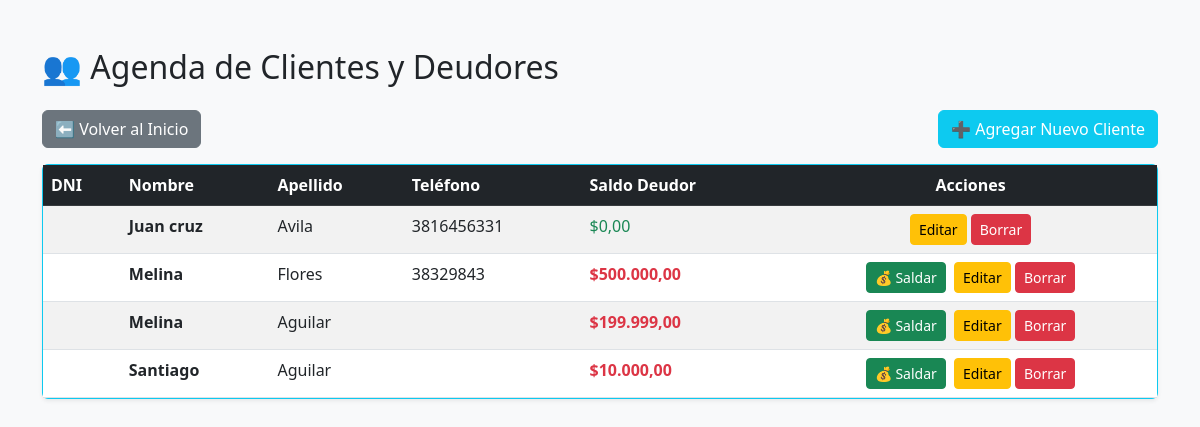
The app's page /controlador/clienteController.php (signed in) with its own data.
### tables this page shows
CREATE TABLE `clientes` (
  `id_clientes` int NOT NULL AUTO_INCREMENT,
  `dni` varchar(20) DEFAULT NULL,
  `nombre` varchar(45) DEFAULT NULL,
  `apellido` varchar(45) DEFAULT NULL,
  `telefono` varchar(45) DEFAULT NULL,
  `saldo_deudora` decimal(10,2) DEFAULT NULL,
  PRIMARY KEY (`id_clientes`)
);

### controlador/clienteController.php (called while the page is built, shortened)
<?php
require_once '../config/conexion.php';
require_once '../modelo/clienteModelo.php';
$lista_clientes = obtenerClientes($conexion);
require_once '../vista/clientes.php';
?>

### modelo/clienteModelo.php (called while the page is built, shortened)
<?php
function obtenerClientes($conexion) {
    try {
        $sql = "SELECT * FROM clientes";
        $stmt = $conexion->prepare($sql);
        $stmt->execute();
        return $stmt->fetchAll();
    } catch (PDOException $e) {
        die("Error al consultar clientes: " . $e->getMessage());
    }
}
?>

### vista/clientes.php (the view, shortened to what this page needs)
<!DOCTYPE html>
<html lang="es">
<head>
    <link href="https://cdn.jsdelivr.net/npm/bootstrap@5.3.0/dist/css/bootstrap.min.css" rel="stylesheet">
</head>
<body class="bg-light">
    <div class="container mt-5">
        <h2 class="mb-4">👥 Agenda de Clientes y Deudores</h2>
        <div class="mb-3">
            <a href="../vista/dashboard.php" class="btn btn-secondary">⬅ Volver al Inicio</a>
            <button type="button" class="btn btn-info text-white float-end" data-bs-toggle="modal" data-bs-target="#modalNuevoCliente">
                ➕ Agregar Nuevo Cliente
            </button>
        </div>
        <div class="card shadow-sm border-info">
            <div class="card-body p-0">
                <table class="table table-striped table-hover mb-0">
                    <thead class="table-dark">
                        <tr>
                            <th>DNI</th>
                            <th>Nombre</th>
                            <th>Apellido</th>
                            <th>Teléfono</th>
                            <th>Saldo Deudor</th>
                            <th class="text-center">Acciones</th>
                        </tr>
                    </thead>
                    <tbody>
                        <?php if (count($lista_clientes) > 0): ?>
                            <?php foreach ($lista_clientes as $cli): ?>
                                <tr>
                                    <td> <?php echo htmlspecialchars($cli['dni'] ?? ''); ?> </td>
<td> <b><?php echo htmlspecialchars($cli['nombre'] ?? ''); ?></b> </td>
<td> <?php echo htmlspecialchars($cli['apellido'] ?? ''); ?> </td>
<td> <?php echo htmlspecialchars($cli['telefono'] ?? ''); ?> </td>
<td class="<?php echo ($cli['saldo_deudora'] > 0) ? 'text-danger fw-bold' : 'text-success'; ?>">
    $<?php echo number_format($cli['saldo_deudora'], 2, ',', '.'); ?>
</td>
<td class="text-center">
    <?php if ($cli['saldo_deudora'] > 0): ?>
        <a href="../controlador/saldarDeudaController.php?id=<?php echo $cli['id_clientes']; ?>"
           class="btn btn-success btn-sm me-1"
           onclick="return confirm('¿Confirmás que el cliente pagó toda su deuda?');">💰 Saldar</a>
    <?php endif; ?>
    <a href="../controlador/editarClienteController.php?id=<?php echo $cli['id_clientes']; ?>" class="btn btn-warning btn-sm">Editar</a>
    <a href="../controlador/eliminarClienteController.php?id=<?php echo $cli['id_clientes']; ?>" class="btn btn-danger btn-sm" onclick="return confirm('¿Seguro que querés borrar este cliente?');">Borrar</a>
</td>
                                </tr>
                            <?php endforeach; ?>
                        <?php endif; ?>
                    </tbody>
                </table>
            </div>
        </div>
    </div>
</body>
</html>

### records on screen
clientes: nombre "Juan cruz", apellido "Avila", telefono "3816456331", saldo_deudora "0,00"
clientes: nombre "Melina", apellido "Flores", telefono "38329843", saldo_deudora "500.000,00"
clientes: nombre "Melina", apellido "Aguilar", saldo_deudora "199.999,00"
clientes: nombre "Santiago", apellido "Aguilar", saldo_deudora "10.000,00"
